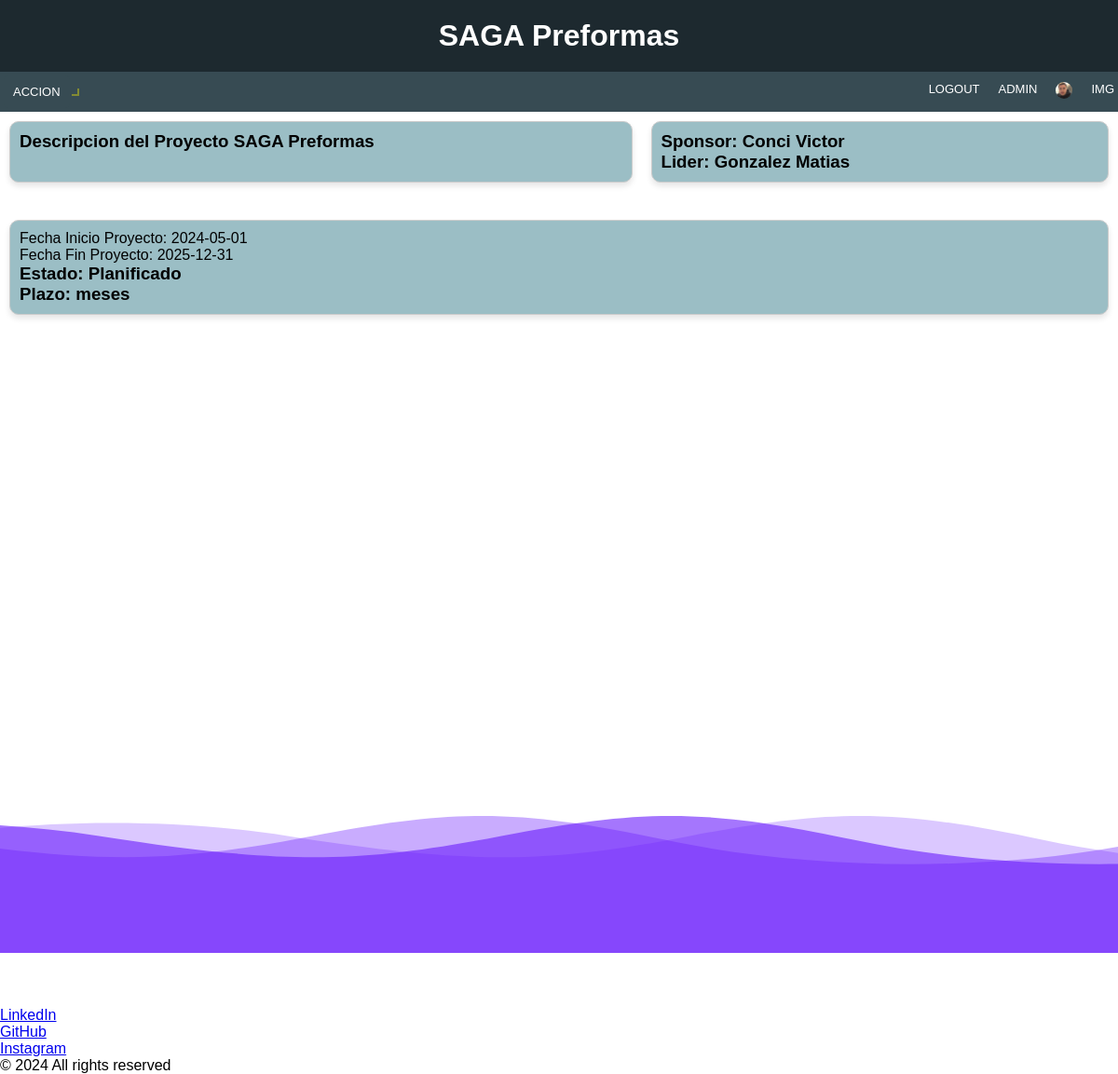
The page /Projects/cards-detail/6/ (signed in) on the database its author committed.
### Projects/models.py (models this page shows, shortened)
class Tarjeta(models.Model):
    class Tipo(models.TextChoices):
        sin_estado = '', ''
        planificado = 'Planificado', 'Planificado'
        en_curso = 'En Curso', 'En Curso'
        finalizado = 'Finalizado', 'Finalizado'
    lider = models.ForeignKey(Lider, on_delete=models.CASCADE,related_name='tarjetas')
    sponsor = models.ForeignKey(Sponsor, on_delete=models.CASCADE,related_name='tarjetas')
    titulo = models.CharField(max_length=50)
    descripcion = models.CharField(max_length=200)
    fecha_inicio = models.DateField(default=datetime.now)
    fecha_fin = models.DateField(default=datetime.now)
    estado = models.CharField(
        max_length=11,
        choices=Tipo.choices,
        default=Tipo.planificado,
    )

class Avatar(models.Model):
    user = models.OneToOneField(User, on_delete=models.CASCADE, related_name='avatar')
    image = models.ImageField(upload_to='avatars/')

class Sponsor(models.Model):
    nombre = models.CharField(max_length=20)
    def __str__(self):
        return f"{self.nombre}"

class Lider(models.Model):
    nombre = models.CharField(max_length=20)
    def __str__(self):
        return f"{self.nombre}"

### Projects/views.py (the view)
# urls.py: path("cards-detail/<int:pk>/", TarjetaDetailView.as_view(), name="detail_cards"),
class TarjetaDetailView(LoginRequiredMixin, DetailView):
    model = Tarjeta
    template_name = "Projects/cards/detail_cards.html"
    context_object_name = "TARJETAS"

### Projects/templates/Projects/cards/detail_cards.html (shortened to what this page needs)
{% extends 'Projects/base.html' %} {% load static %}  {% block h1 %}
<h1>{{ TARJETAS.titulo }}</h1>
{% endblock %} {% block nav %}
<link
  rel="stylesheet"
  href="{% static 'Projects/css/styles_detail_cards.css' %}"
/>
<div class="dropdown">
  <button class="dropbtn">ACCION</button>
</div>
{% endblock %} {% block content %}
<div class="card-detail-container">
  <div class="description-container">
    <h3>{{ TARJETAS.descripcion }}</h3>
  </div>
  <div class="sponsor-lider-container">
    <h3>Sponsor: {{ TARJETAS.sponsor }}</h3>
    <h3>Lider: {{ TARJETAS.lider }}</h3>
  </div>
  <div class="details-container">
    <p>Fecha Inicio Proyecto: {{ TARJETAS.fecha_inicio | date:"Y-m-d" }}</p>
    <p>Fecha Fin Proyecto: {{ TARJETAS.fecha_fin | date:"Y-m-d" }}</p>
    <h3>Estado: {{ TARJETAS.estado }}</h3>
    <h3>Plazo: {{ TARJETAS.diferencia_año }} meses</h3>
  </div>
</div>
{% endblock %}

### Projects/templates/Projects/base.html (shortened to what this page needs)
{% load static %}
<!DOCTYPE html>
<html lang="en">
  <head>
    <link rel="stylesheet" href="{% static 'Projects/css/styles_title.css' %} " />
  </head>
  <body>
    <header>
      <div class="header-container">{% block h1 %} {% endblock h1 %}</div>
    </header>
    <nav>
      <div class="left-menu">
        {% block nav %} {% endblock nav %}
      </div>
      {% if user.is_authenticated %}
      <div class="right-menu">
        <ul>
          <li><a href="{% url 'logout' %}">LOGOUT</a></li>
        </ul>
        <ul>
          <li><a href="{% url 'edit_user' %}">{{ user|upper }}</a></li>
        </ul>
        <ul>
          {% if user.avatar.image %}
          <li><img src="{{ user.avatar.image.url }}" alt="Avatar" style="height: 18px; width: 18px; border-radius: 50%;"></li>
          {% endif %}
        </ul>
        <ul>
          <li><a href="{% url 'avatar_add' %}">IMG</a></li>
        </ul>
      {% endif %}
    </nav>
    <main>{% block content %} {% endblock content %}</main>
  </body>
  <footer>
      <div class="background">
      </div>
      <section>
        <ul class="socials">
          <li><a class="fa-brands fa-x-twitter"></a></li>
          <li><a class="fa-brands fa-facebook"></a></li>
          <li><a class="fa-brands fa-linkedin"></a></li>
        </ul>
        <ul class="links">
          <li><a href="https://www.linkedin.com/in/matiasagustingonzalez" target="_blank">LinkedIn</a></li>
          <li><a href="https://github.com/MatiasAgustinGonzalez" target="_blank">GitHub</a></li>
          <li><a href="https://www.instagram.com/_matiagus" target="_blank">Instagram</a></li>
        </ul>
        <p class="legal">© 2024 All rights reserved</p>
      </section>
    </footer>
</html>

### Projects/static/Projects/css/styles_title.css (style rules this page uses)
* { margin: 0; padding: 0; box-sizing: border-box; }
.header-container { background-color: #1d292f; color: #fff; text-align: center; font-family: sans-serif; padding: 20px; }
nav { background-color: #374b53; color: #fff; font-family: sans-serif; padding: 4px; display: flex; justify-content: space-between; align-items: center; }
.left-menu { display: flex; }
.right-menu { display: flex; }
nav ul { list-style-type: none; display: flex; justify-content: flex-end; font-size: 13px; }
nav li { margin-left: 20px; cursor: pointer; }
nav a { color: #fff; text-decoration: none; }
.dropdown { position: relative; display: inline-block; }
.left-menu .dropdown { margin-right: 12px; }
.dropbtn { background-color: #374b53; color: #fff; padding: 10px; font-size: 13px; border: none; cursor: pointer; border-radius: 5px; transition: background-color 0.3s ease-in-out; position: relative; }
.dropbtn::after { content: ""; position: absolute; top: 50%; right: -10px; transform: translateY(-50%); border: solid rgb(131, 139, 50); border-width: 0 2px 2px 0; display: inline-block; padding: 3px; transition: transform 0.3s ease-in-out; }

### Projects/static/Projects/css/styles_detail_cards.css (style rules this page uses)
* { font-family: sans-serif; }
.card-detail-container { display: flex; flex-wrap: wrap; justify-content: space-between; padding: 10px; }
.description-container { flex: 1 1 calc(20% - 10px); margin-bottom: 20px; border: 1px solid #ccc; border-radius: 10px; padding: 10px; background-color: #9bbec5; box-shadow: 0 4px 6px rgba(0, 0, 0, 0.1); }
.sponsor-lider-container { flex: 1 1 calc(5% - 10px); margin-bottom: 20px; margin-left: 20px; border: 1px solid #ccc; border-radius: 10px; padding: 10px; background-color: #9bbec5; box-shadow: 0 4px 6px rgba(0, 0, 0, 0.1); }
.details-container { flex: 1 1 100%; margin-top: 20px; border: 1px solid #ccc; border-radius: 10px; padding: 10px; background-color: #9bbec5; box-shadow: 0 4px 6px rgba(0, 0, 0, 0.1); }

### rows shown on the page
Tarjeta: titulo "SAGA Preformas", descripcion "Descripcion del Proyecto SAGA Preformas", sponsor "Conci Victor", lider "Gonzalez Matias", fecha_inicio "2024-05-01", fecha_fin "2025-12-31", estado "Planificado"

### other values the page prints
{{ user|upper }} "ADMIN"
